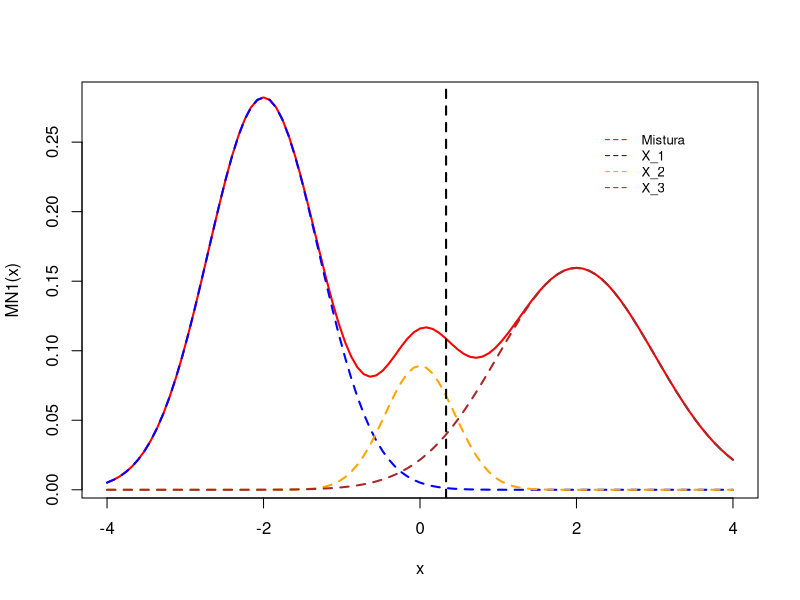
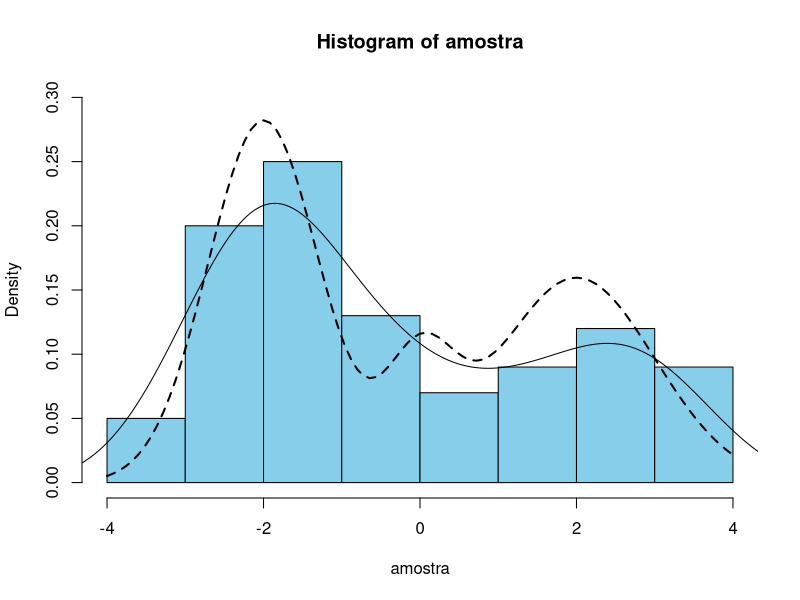
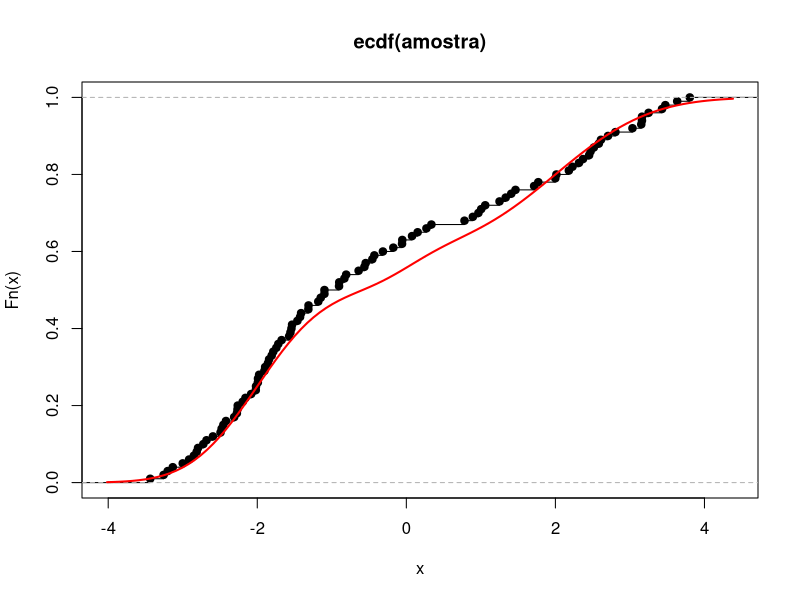

Source code (R) for these figures, in order:
## ---- chunk 1
#Parâmetros
p1 <- 0.5
p2 <- 0.1 
p3 <- 0.4
mu1 <- -2
mu2 <- 0
mu3 <- 2
dp1 <- sqrt(0.5)
dp2 <- sqrt(0.2)
dp3 <- 1
#fdp da mistura 
#dnorm cria a distribuição normal 
MN1 <- function(x){
  p1*dnorm(x, mean = mu1, sd = dp1) + p2*dnorm(x, mean = mu2, sd = dp2) + p3*dnorm(x, mean = mu3, sd = dp3)
}
#FDA
pMN1 <- function(x){
  p1*pnorm(x, mean = mu1, sd = dp1) + p2*pnorm(x, mean = mu2, sd = dp2) + p3*pnorm(x, mean = mu3, sd = dp3)
}
## ---- chunk 2
curve(MN1, xlim = c(-4, 4), col = 'red', lwd = 2)
curve(p1*dnorm(x, mean = mu1, sd = dp1), col = 'blue', add = T, lwd = 2, lty = 2)
curve(p2*dnorm(x, mean = mu2, sd = dp2), col = 'orange', add = T, lwd = 2, lty = 2)
curve(p3*dnorm(x, mean = mu3, sd = dp3), col = 'brown', add = T, lwd = 2, lty = 2)
abline(v = 1/3, col = 'black', lty = 2, lwd = 2)
legend("topright", 
       legend = c("Mistura","X_1","X_2","X_3"), 
       col = c("red","blue","orange","brown"), 
       lty=c(2,2,2),#pq o curve faz linhas , 
       bty = "n", 
       pt.cex = 2, 
       cex = 0.8, 
       text.col = "black", 
       horiz = F , 
       inset = c(0.1, 0.1))


## ---- chunk 3
medias <- c(mu1,mu2,mu3)
desvios <- c(dp1,dp2,dp3)
gera_MN1 <- function(x){
  pop <- sample(x = c(1, 2, 3), 1, prob = c(p1, p2, p3))
  rnorm(1)*desvios[pop] + medias[pop]
}
amostra <- replicate(100, gera_MN1())
head(amostra)
## ---- chunk 4
hist(amostra, ylim = c(0, 0.3), prob = T, col = 'skyblue')
curve(MN1, add = T, lwd = 2, lty = 2)
lines(density(amostra))#uma aproximação da densidade da amostra
## ---- chunk 5
ks.test(amostra, pMN1)
## ---- chunk 6
Fn <- ecdf(amostra)
plot(Fn)
curve(pMN1, add = T, col = 'red', lwd = 2)
